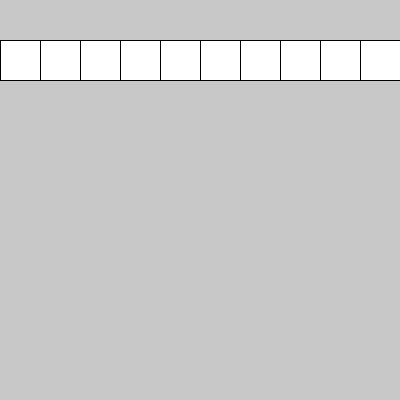
Frame 1 (no input)
Frame 60 (the mouse pressed at the canvas centre just before this capture): identical to frame 1, image omitted
Frame 120 (the mouse held since frame 60 and released just before this capture): identical to frame 1, image omitted

The Processing sketch that drew this single still picture (run headless with seeded random() and noise(); from frame 60 on, the mouse is pressed at the canvas centre):

// Processing sketch: arreglos_04
// ── arreglos_04.pde
boolean [] pos = new boolean[10];

void setup() {
  size(400, 400);
}

void draw() {
  background(200);
  for(int i=0;i<10;i++){
    if(mousePressed){
      if(mouseX>i*40 && mouseX<i*40+40){
        pos[i] = true;
      }
    }
    
    if(pos[i] == true){
      fill(0);
    }else{
      fill(255);
    }
    
    rect(i*40,40,40,40);
  }
}

void keyPressed(){

}
